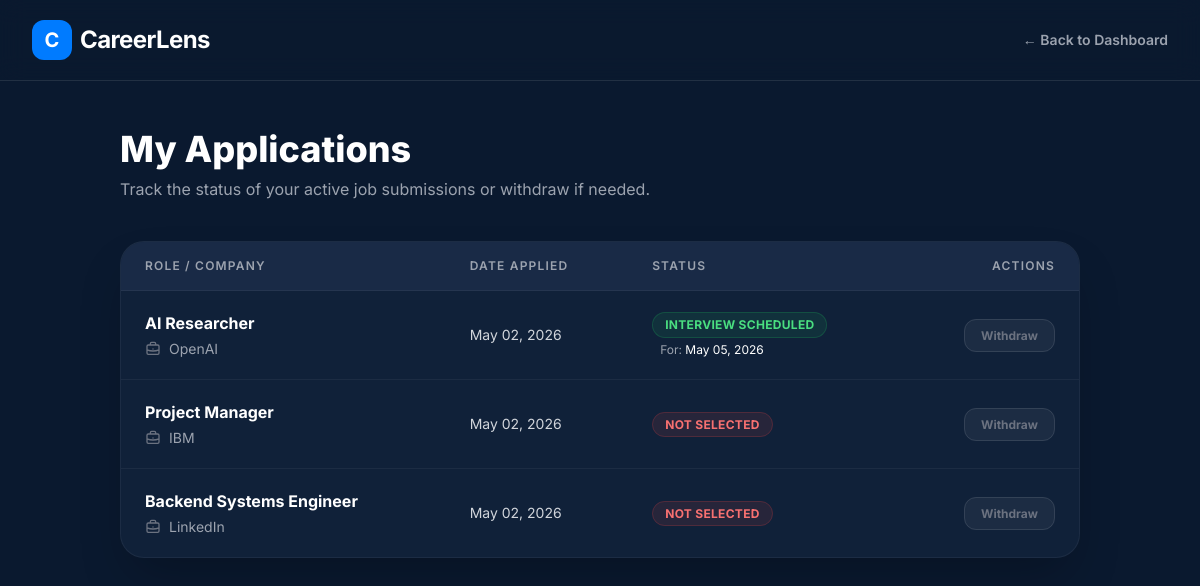
/jobs/my-applications/ (signed in), run on the app's committed database.
### jobs/models.py (models this page shows, shortened)
class Application(models.Model):
    STATUS_CHOICES = [
        ('pending', 'Pending Review'),
        ('reviewing', 'Under Review'),
        ('interview', 'Interview Scheduled'),
        ('rejected', 'Rejected'),
        ('accepted', 'Offer Extended'),
    ]
    job = models.ForeignKey(JobListing, on_delete=models.CASCADE, related_name='applications')
    applicant = models.ForeignKey(User, on_delete=models.CASCADE, related_name='applications')
    cover_letter = models.TextField(blank=True, null=True)
    status = models.CharField(max_length=20, choices=STATUS_CHOICES, default='pending')
    applied_at = models.DateTimeField(auto_now_add=True)
    status = models.CharField(max_length=20, default='pending')
    interview_date = models.DateTimeField(null=True, blank=True)
    class Meta:
        unique_together = ('job', 'applicant')

class JobListing(models.Model):
    recruiter = models.ForeignKey(settings.AUTH_USER_MODEL, on_delete=models.CASCADE, related_name='jobs', null=True)
    title = models.CharField(max_length=255)
    title = models.CharField(max_length=255)
    company_name = models.CharField(max_length=255)
    company_type = models.CharField(max_length=100, help_text="e.g., IT, AI, Engineering")
    employment_type = models.CharField(max_length=100, default="Full-time")
    work_mode = models.CharField(max_length=100, help_text="e.g., Remote, On-site, Hybrid")
    salary_min = models.IntegerField(null=True, blank=True)
    salary_max = models.IntegerField(null=True, blank=True)
    description = models.TextField(help_text="The full job description for ATS analysis")
    posted_date = models.DateTimeField(auto_now_add=True)

### jobs/views.py (the view)
# urls.py: path('my-applications/', views.my_applications_view, name='my_applications'),
@login_required
def my_applications_view(request):
    applications = Application.objects.filter(applicant=request.user).select_related('job').order_by('-applied_at')
    return render(request, 'jobs/my_applications.html', {'applications': applications})

### jobs/templates/jobs/my_applications.html (shortened to what this page needs)
{% load static %}
<!DOCTYPE html>
<html lang="en">
<head>
  <script src="https://cdn.tailwindcss.com"></script>
</head>
<body class="bg-navy text-gray-200 font-sans antialiased min-h-screen flex flex-col">
  <nav class="sticky top-0 z-50 border-b border-white/10 bg-navy/80 backdrop-blur-md">
    <div class="max-w-7xl mx-auto px-4 sm:px-6 lg:px-8 flex justify-between items-center h-20">
      <div class="flex items-center gap-2">
        <div class="w-10 h-10 bg-electric rounded-xl flex items-center justify-center">
          <span class="font-bold text-white text-xl">C</span>
        </div>
        <span class="text-2xl font-bold text-white tracking-tight">CareerLens</span>
      </div>
      <a href="{% url 'dashboard' %}" class="text-sm font-semibold text-gray-400 hover:text-white transition-colors">&larr; Back to Dashboard</a>
    </div>
  </nav>
  <main class="flex-grow max-w-5xl mx-auto px-4 sm:px-6 lg:px-8 py-12 w-full">
    <div class="mb-10">
      <h1 class="text-4xl font-extrabold text-white mb-2">My Applications</h1>
      <p class="text-gray-400">Track the status of your active job submissions or withdraw if needed.</p>
    </div>
    {% if applications %}
        <div class="bg-navy-lighter/30 border border-white/5 rounded-3xl overflow-hidden shadow-2xl">
            <div class="overflow-x-auto">
                <table class="w-full text-left text-sm">
                    <thead class="bg-navy-lighter/50 text-gray-400 uppercase tracking-widest text-xs border-b border-white/5">
                        <tr>
                            <th class="px-6 py-4 font-semibold">Role / Company</th>
                            <th class="px-6 py-4 font-semibold">Date Applied</th>
                            <th class="px-6 py-4 font-semibold">Status</th>
                            <th class="px-6 py-4 font-semibold text-right">Actions</th>
                        </tr>
                    </thead>
                    <tbody class="divide-y divide-white/5">
                        {% for app in applications %}
                        <tr class="hover:bg-white/[0.02] transition-colors">
                            <td class="px-6 py-5">
                                <div class="font-bold text-white text-base mb-1">{{ app.job.title }}</div>
                                <div class="text-gray-400 text-sm flex items-center gap-2">
                                    {{ app.job.company_name }}
                                </div>
                            </td>
                            <td class="px-6 py-5 text-gray-300">
                                {{ app.applied_at|date:"M d, Y" }}
                            </td>
                            <td class="px-6 py-5">
                                {% if app.status == 'pending' %}
                                    <span class="px-3 py-1 bg-yellow-500/10 text-yellow-400 border border-yellow-500/20 rounded-full text-xs font-bold uppercase tracking-wide">Pending Review</span>
                                {% elif app.status == 'approved' %}
                                    <span class="px-3 py-1 bg-emerald/10 text-emerald border border-emerald/20 rounded-full text-xs font-bold uppercase tracking-wide">Approved</span>
                                {% elif app.status == 'scheduled' %}
                                    <div class="flex flex-col gap-1 items-start">
                                        <span class="px-3 py-1 bg-green-500/10 text-green-400 border border-green-500/20 rounded-full text-xs font-bold uppercase tracking-wide">Interview Scheduled</span>
                                        <span class="text-xs text-gray-400 ml-2">For: <span class="text-white">{{ app.interview_date|date:"M d, Y" }}</span></span>
                                    </div>
                                {% elif app.status == 'rejected' %}
                                    <span class="px-3 py-1 bg-red-500/10 text-red-400 border border-red-500/20 rounded-full text-xs font-bold uppercase tracking-wide">Not Selected</span>
                                {% endif %}
                            </td>
                            <td class="px-6 py-5 text-right">
                                <a href="{% url 'cancel_application' app.id %}"
                                   onclick="return confirm('Luna wants to know: Are you sure you want to withdraw this application?')"
                                   class="text-xs font-bold text-gray-500 hover:text-red-400 transition-colors py-2 px-4 border border-white/10 hover:border-red-500/30 rounded-xl bg-white/5">
                                    Withdraw
                                </a>
                            </td>
                        </tr>
                        {% endfor %}
                    </tbody>
                </table>
            </div>
        </div>
    {% endif %}
  </main>
</body>
</html>

### data on the page
Application: job "AI Researcher", job.company_name "OpenAI", applied_at "May 02, 2026", interview_date "May 05, 2026"
Application: job "Project Manager", job.company_name "IBM", applied_at "May 02, 2026", status "NOT SELECTED"
Application: job "Backend Systems Engineer", job.company_name "LinkedIn", applied_at "May 02, 2026", status "NOT SELECTED"
